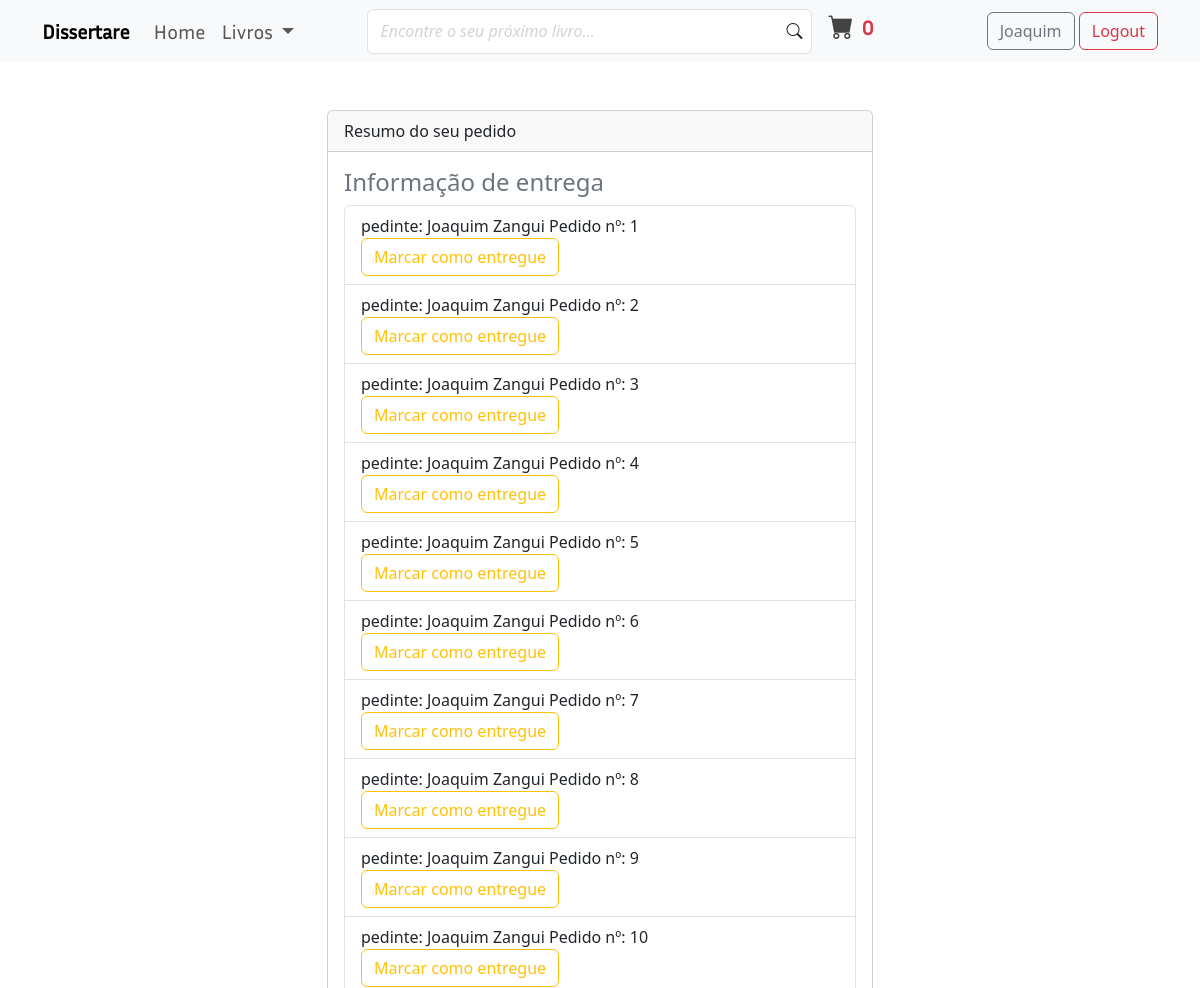
Before: /payment/not_shipped_dash/ (signed in, upper part) with the older database file.
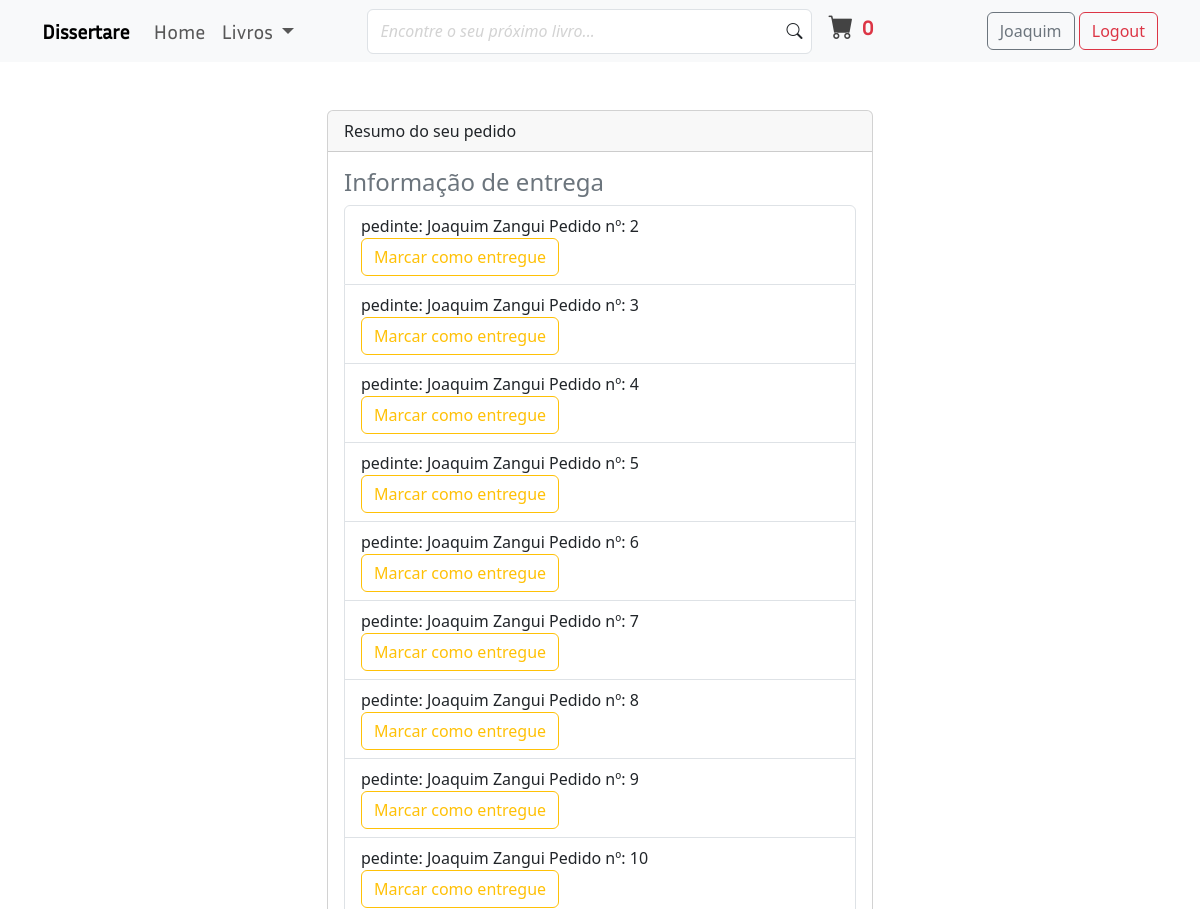
After: the same page with the newer database file.
### payment/models.py (models this page shows, shortened)
class Order(models.Model):
    user = models.ForeignKey(User, on_delete=models.CASCADE, null=True, blank=True)
    full_name = models.CharField(max_length=250)
    email = models.EmailField(max_length=250)
    shipping_address = models.TextField(max_length=15000)
    amount_paid = models.DecimalField(max_digits=7, decimal_places=2)
    date_ordered = models.DateTimeField(default=timezone.now)
    shipped = models.BooleanField(default=False)
    date_shipped = models.DateTimeField(blank=True, null=True)

### payment/views.py (the view)
# urls.py: path('not_shipped_dash/', views.not_shipped_dash, name='not-shipped-dash'),
@login_required
def not_shipped_dash(request):
    if request.user.is_superuser:
        orders = Order.objects.filter(shipped=False)
        return render(request, 'payment/not_shipped_dash.html', {'orders': orders})
    else:
        messages.warning(request, "Access Denied")
        return redirect('books')

### cart/cart.py (called while the page is built)
    def __len__(self):
        return len(self.cart)

### cart/context_processors.py (called while the page is built)
def cart(request):
    return {'cart': Cart(request)}

### payment/templates/payment/not_shipped_dash.html (shortened to what this page needs)
{% extends 'books/base.html' %}
{% block main_content %}
    <div class="py-5 container">
        <div class="row">
            <div class="col-md-6 offset-md-3">
                <div class="card">
                    <div class="card-header">
                      Resumo do seu pedido
                    </div>
                    <div class="card-body">
                        <h4 class="text-secondary">Informação de entrega</h4>
                        <ul class="list-group">
                            {% for order in orders %}
                                <li class="list-group-item">
                                    pedinte: {{order.full_name}} Pedido nº: {{order.id}} <a href="{% url 'not-shipped-to-shipped' order.id %}" class="btn btn-outline-warning">Marcar como entregue</a>
                                </li>
                            {% endfor %}
                        </ul>
                        <br><br>
                    </div>
                </div>
            </div>
        </div>
    </div>
{% endblock %}

Changed rows visible on the page:
no longer on this page (row edited): Order: full_name "Joaquim Zangui", id "1"
